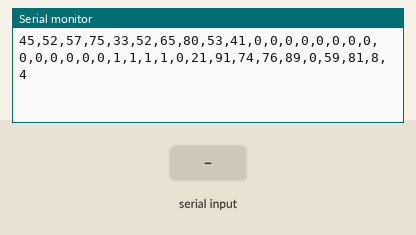
Simulated run of this sketch. Board: Arduino Uno, built with avr-gcc and run on an emulated ATmega328P. Shown: the last lines printed to the serial monitor. The inputs (shaded band) are chosen by the test bench. Random numbers use the default seed unless the sketch sets one.

Above: at 1.2 s.
1.3 s: "Button \n" received over Serial
At 1.42 s:
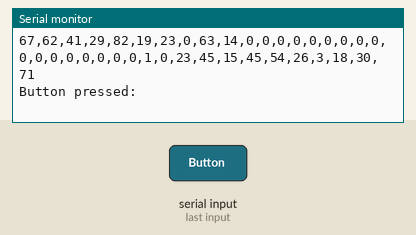
4.3 s: "Button \n" received over Serial
At 4.38 s:
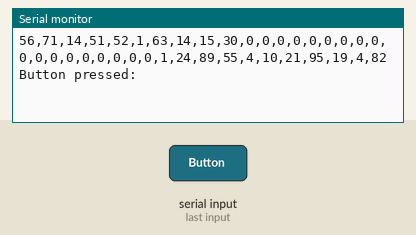
10.3 s: "Button \n" received over Serial
At 25.23 s:
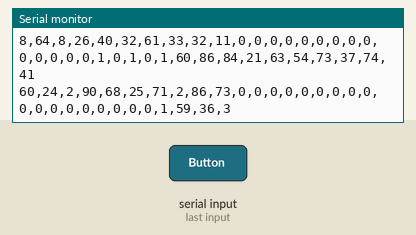
Timing chart, 0 to 25.3 s (numbered marks = the images above; inputs shaded):
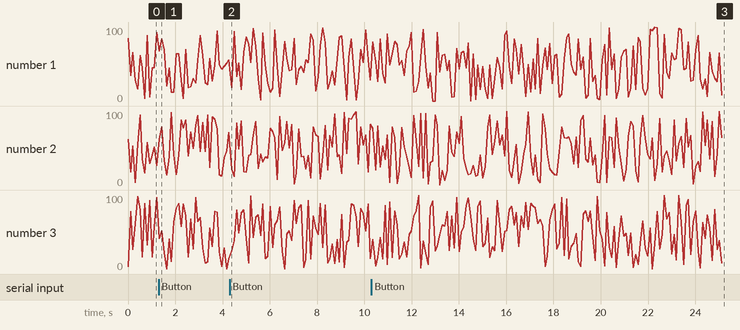

The sketch:

Arduino.ino
```cpp
// Global arrays to keep track of key states
bool keysValues[14];

void setup() {
  Serial.begin(9600); // Initialize serial communication with baud rate 9600
  randomSeed(analogRead(0)); // Initialize random number generator with analog pin 0 value

  // Initialize all key values to false
  for (int i = 0; i < 14; ++i) {
    keysValues[i] = false;
  }
}

void loop() {
  // Check for incoming serial data
  if (Serial.available() > 0) {
    String incomingData = Serial.readStringUntil('\n'); // Read the incoming data until newline character
    processReceivedData(incomingData);
  } else {
    // Create and send sensor data
    sendSensorData();
  }

  delay(10); // Small delay to allow serial processing
}

void sendSensorData() {
  // Create sensor values
  int temperatureValues[5];
  int pressureValues[5];
  bool lampsValues[5];
  int roundsValues[5];
  int dasteValues[5];

  // Generate sensor values
  Temperature(temperatureValues);
  Pressure(pressureValues);
  Lamps(lampsValues);
  Rounds(roundsValues);
  Daste(dasteValues);

  // Merge sensor values into a single string
  String data = "";

  // Add temperature values to data string
  for (int i = 0; i < 5; ++i) {
    data += String(temperatureValues[i]);
    data += ",";
  }

  // Add pressure values to data string
  for (int i = 0; i < 5; ++i) {
    data += String(pressureValues[i]);
    data += ",";
  }

  // Add keys values to data string
  for (int i = 0; i < 14; ++i) {
    data += String(keysValues[i]);
    data += ",";
  }

  // Add lamps values to data string
  for (int i = 0; i < 5; ++i) {
    data += String(lampsValues[i]);
    data += ",";
  }

  // Add rounds values to data string
  for (int i = 0; i < 5; ++i) {
    data += String(roundsValues[i]);
    data += ",";
  }

  // Add daste values to data string
  for (int i = 0; i < 5; ++i) {
    data += String(dasteValues[i]);
    if (i < 4) {
      data += ",";
    }
  }

  Serial.println(data); // Send data over serial
}

void Temperature(int values[]) {
  // Generate random temperature values between 0 and 100
  for (int i = 0; i < 5; ++i) {
    values[i] = random(0, 101);
  }
}

void Pressure(int values[]) {
  // Generate random pressure values between 0 and 100
  for (int i = 0; i < 5; ++i) {
    values[i] = random(0, 101);
  }
}

void Lamps(bool values[]) {
  // Generate random lamps values (true/false)
  for (int i = 0; i < 5; ++i) {
    values[i] = random(0, 2) == 0 ? false : true; // Generate random boolean values
  }
}

void Rounds(int values[]) {
  // Generate random rounds values between 0 and 100
  for (int i = 0; i < 5; ++i) {
    values[i] = random(0, 101);
  }
}

void Daste(int values[]) {
  // Generate random daste values between 0 and 100
  for (int i = 0; i < 5; ++i) {
    values[i] = random(0, 101);
  }
}

void processReceivedData(String data) {
  // Example function to process the received data
  // This is where you can parse the data string and take actions based on it

  // Assuming the data format is "Button <button_name> clicked!"
  if (data.startsWith("Button ")) {
    int buttonNameStartIndex = 7;
    int buttonNameEndIndex = data.indexOf(" clicked!");
    String buttonName = data.substring(buttonNameStartIndex, buttonNameEndIndex);

    // Print the button name
    Serial.print("Button pressed: ");
    Serial.println(buttonName);

    // Take actions based on the button name and toggle the corresponding key
    if (buttonName == "lamptest") {//1
      keysValues[0] = !keysValues[0];
    } else if (buttonName == "lop") {//2
      keysValues[1] = !keysValues[1];
    } else if (buttonName == "mcr") {//3
      keysValues[2] = !keysValues[2];
    } else if (buttonName == "bridge"){//4
      keysValues[3] = !keysValues[3];
    } else if (buttonName == "increase_speed") {//5
      keysValues[4] = !keysValues[4];
    } else if (buttonName == "decrease_speed") {//6
      keysValues[5] = !keysValues[5];
    } else if (buttonName == "fault_ack") {//7
      keysValues[6] = !keysValues[6];
    } else if (buttonName == "fault_reset") {//8
      keysValues[7] = !keysValues[7];
    } else if (buttonName == "ahead") {//9
      keysValues[8] = !keysValues[8];
    } else if (buttonName == "neurtal") {//10
      keysValues[9] = !keysValues[9];
    } else if (buttonName == "astern") {//1
      keysValues[10] = !keysValues[10];
    } else if (buttonName == "start") {
      keysValues[11] = !keysValues[11];
    } else if (buttonName == "stop") {
      keysValues[12] = !keysValues[12];
    } else if (buttonName == "emergency_stop") {
      keysValues[13] = !keysValues[13];
    }
    // Add more conditions for other buttons as needed
  }
}
```

Measured:
- after the input at 1.3 s, the serial monitor: prints a new line after 0.12 s (image 1)
